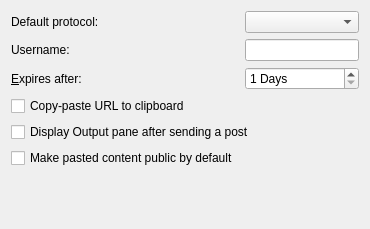
<?xml version="1.0" encoding="UTF-8"?>
<ui version="4.0">
 <class>CodePaster::Internal::SettingsPage</class>
 <widget class="QWidget" name="CodePaster::Internal::SettingsPage">
  <property name="geometry">
   <rect>
    <x>0</x>
    <y>0</y>
    <width>370</width>
    <height>229</height>
   </rect>
  </property>
  <layout class="QGridLayout" name="gridLayout">
   <item row="4" column="0" colspan="2">
    <widget class="QCheckBox" name="clipboardBox">
     <property name="text">
      <string>Copy-paste URL to clipboard</string>
     </property>
    </widget>
   </item>
   <item row="9" column="0" colspan="2">
    <spacer name="verticalSpacer">
     <property name="orientation">
      <enum>Qt::Vertical</enum>
     </property>
     <property name="sizeHint" stdset="0">
      <size>
       <width>223</width>
       <height>100</height>
      </size>
     </property>
    </spacer>
   </item>
   <item row="1" column="1">
    <widget class="QLineEdit" name="userEdit"/>
   </item>
   <item row="0" column="1">
    <widget class="QComboBox" name="defaultProtocol"/>
   </item>
   <item row="0" column="0">
    <widget class="QLabel" name="protocolLabel">
     <property name="text">
      <string>Default protocol:</string>
     </property>
    </widget>
   </item>
   <item row="2" column="0">
    <widget class="QLabel" name="expiryLabel">
     <property name="text">
      <string>&amp;Expires after:</string>
     </property>
     <property name="buddy">
      <cstring>expirySpinBox</cstring>
     </property>
    </widget>
   </item>
   <item row="5" column="0" colspan="2">
    <widget class="QCheckBox" name="displayBox">
     <property name="text">
      <string>Display Output pane after sending a post</string>
     </property>
    </widget>
   </item>
   <item row="1" column="0">
    <widget class="QLabel" name="userNameLabel">
     <property name="text">
      <string>Username:</string>
     </property>
    </widget>
   </item>
   <item row="2" column="1">
    <widget class="QSpinBox" name="expirySpinBox">
     <property name="suffix">
      <string> Days</string>
     </property>
     <property name="minimum">
      <number>1</number>
     </property>
     <property name="maximum">
      <number>365</number>
     </property>
    </widget>
   </item>
   <item row="6" column="0">
    <widget class="QCheckBox" name="publicCheckBox">
     <property name="text">
      <string>Make pasted content public by default</string>
     </property>
    </widget>
   </item>
  </layout>
 </widget>
 <tabstops>
  <tabstop>defaultProtocol</tabstop>
  <tabstop>userEdit</tabstop>
  <tabstop>expirySpinBox</tabstop>
  <tabstop>clipboardBox</tabstop>
  <tabstop>displayBox</tabstop>
 </tabstops>
 <resources/>
 <connections/>
</ui>
